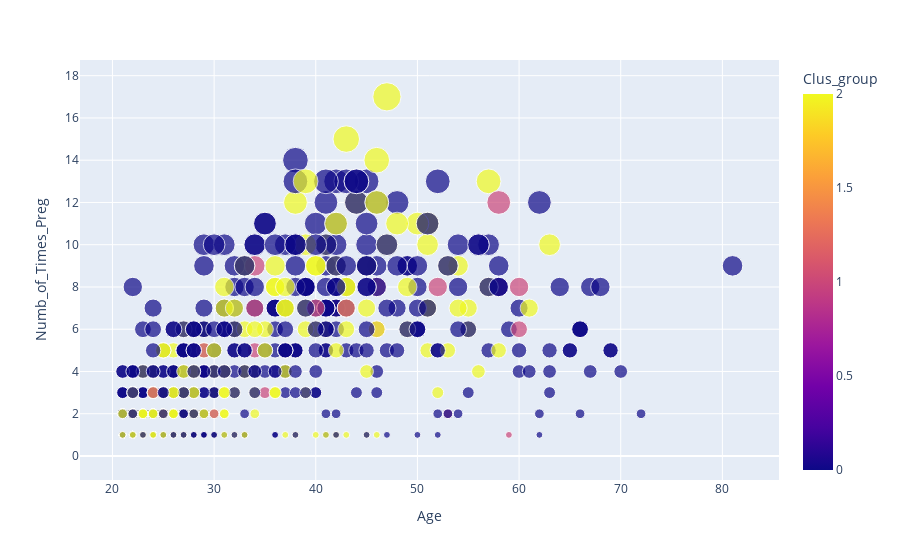

The cell this chart's notebook holds for it:
### Code cell
import plotly.express as px
fig = px.scatter(data, x="Age", y="Numb_of_Times_Preg", color="Clus_group",
                 size='Numb_of_Times_Preg', hover_data=['DiabetesPedigreeFunction'])
fig.show()

### Figure 1 — Plotly figure (JSON) as saved in the notebook; plotly's stock layout.template omitted (floating-point values rounded to 4 significant figures; data arrays with more than 128 entries replaced by an {"elided": "..."} marker saying what was removed)
{"data": [{"customdata": {"elided": "768x1 float values"}, "hovertemplate": "Age=%{x}<br>Numb_of_Times_Preg=%{marker.size}<br>DiabetesPedigreeFunction=%{customdata[0]}<br>Clus_group=%{marker.color}<extra></extra>", "legendgroup": "", "marker": {"color": {"elided": "768 int values"}, "coloraxis": "coloraxis", "size": {"elided": "768 int values"}, "sizemode": "area", "sizeref": 0.0425, "symbol": "circle"}, "mode": "markers", "name": "", "orientation": "v", "showlegend": false, "type": "scatter", "x": {"elided": "768 int values"}, "xaxis": "x", "y": {"elided": "768 int values"}, "yaxis": "y"}], "layout": {"coloraxis": {"colorbar": {"title": {"text": "Clus_group"}}, "colorscale": [[0, "#0d0887"], [0.1111, "#46039f"], [0.2222, "#7201a8"], [0.3333, "#9c179e"], [0.4444, "#bd3786"], [0.5556, "#d8576b"], [0.6667, "#ed7953"], [0.7778, "#fb9f3a"], [0.8889, "#fdca26"], [1, "#f0f921"]]}, "legend": {"itemsizing": "constant", "tracegroupgap": 0}, "margin": {"t": 60}, "xaxis": {"anchor": "y", "domain": [0, 1], "title": {"text": "Age"}}, "yaxis": {"anchor": "x", "domain": [0, 1], "title": {"text": "Numb_of_Times_Preg"}}}}
